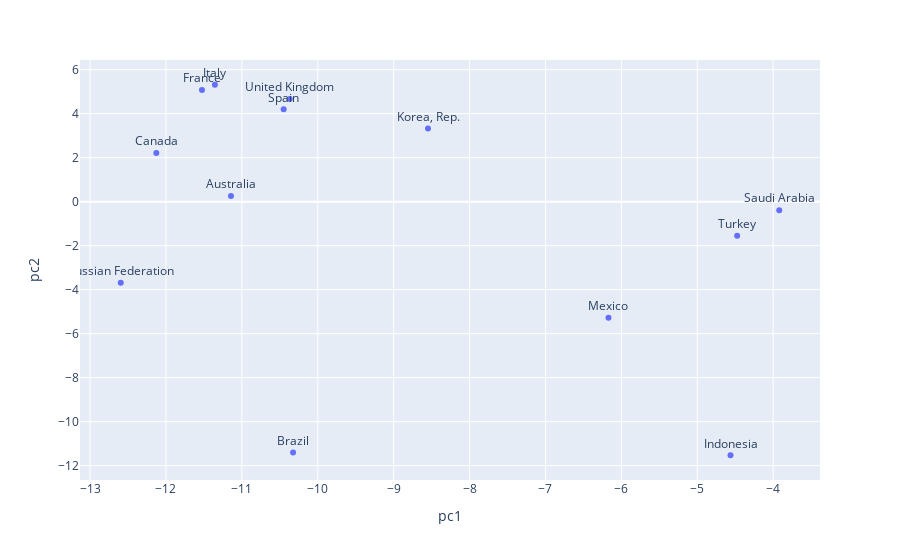

Notebook code for this chart:
### Markdown cell above
## PCA visualizing one cluster 

To more clearly see the similarities within a cluster- we can find which features explain the most variance in a cluster- in other words, by finding the top feature contributions to the first two principal components, we can begin to understand which features might be important to a model/diffrentiating countries within one cluster.

### Code cell
#Creating a dataframe of only cluster 4
wb_scaled2 = wb_scaled.copy()
wb_scaled2['cluster'] = kmeans_q4.labels_
wb_scaled2["country"] = list(world_bank_data.index)
wb_scaled2 = wb_scaled2.loc[wb_scaled2["cluster"] == 3]

#Finding the first two principal components of the scaled data by hardcoding PCA
u_q3, s_q3, vt_q3 = np.linalg.svd(wb_scaled2.drop("country", axis=1), full_matrices =False)
first_2_pcs = pd.DataFrame((u_q3*s_q3)[:, 0:2], columns = ["pc1", "pc2"])

def plot_pc(col_names, vt, k):
    plt.bar(col_names, vt[k, :], alpha=0.7)
    plt.xticks(col_names, rotation=90);

first_2_pcs_jittered["country"] = list(wb_scaled2.index)
fig = px.scatter(first_2_pcs_jittered, x = "pc1", y= "pc2", text ="country")
fig.update_traces(textposition = "top center")
fig.show();

### Figure 1 — Plotly figure (JSON) as saved in the notebook; plotly's stock layout.template omitted (floating-point values rounded to 4 significant figures)
{"data": [{"hovertemplate": "pc1=%{x}<br>pc2=%{y}<br>country=%{text}<extra></extra>", "legendgroup": "", "marker": {"color": "#636efa", "symbol": "circle"}, "mode": "markers+text", "name": "", "orientation": "v", "showlegend": false, "text": ["Australia", "Brazil", "Canada", "France", "Indonesia", "Italy", "Korea, Rep.", "Mexico", "Russian Federation", "Saudi Arabia", "Spain", "Turkey", "United Kingdom"], "textposition": "top center", "type": "scatter", "x": [-11.14, -10.33, -12.13, -11.53, -4.562, -11.36, -8.548, -6.17, -12.6, -3.92, -10.45, -4.474, -10.37], "xaxis": "x", "y": [0.2592, -11.4, 2.21, 5.079, -11.53, 5.313, 3.32, -5.273, -3.684, -0.3905, 4.194, -1.554, 4.661], "yaxis": "y"}], "layout": {"legend": {"tracegroupgap": 0}, "margin": {"t": 60}, "xaxis": {"anchor": "y", "domain": [0, 1], "title": {"text": "pc1"}}, "yaxis": {"anchor": "x", "domain": [0, 1], "title": {"text": "pc2"}}}}
